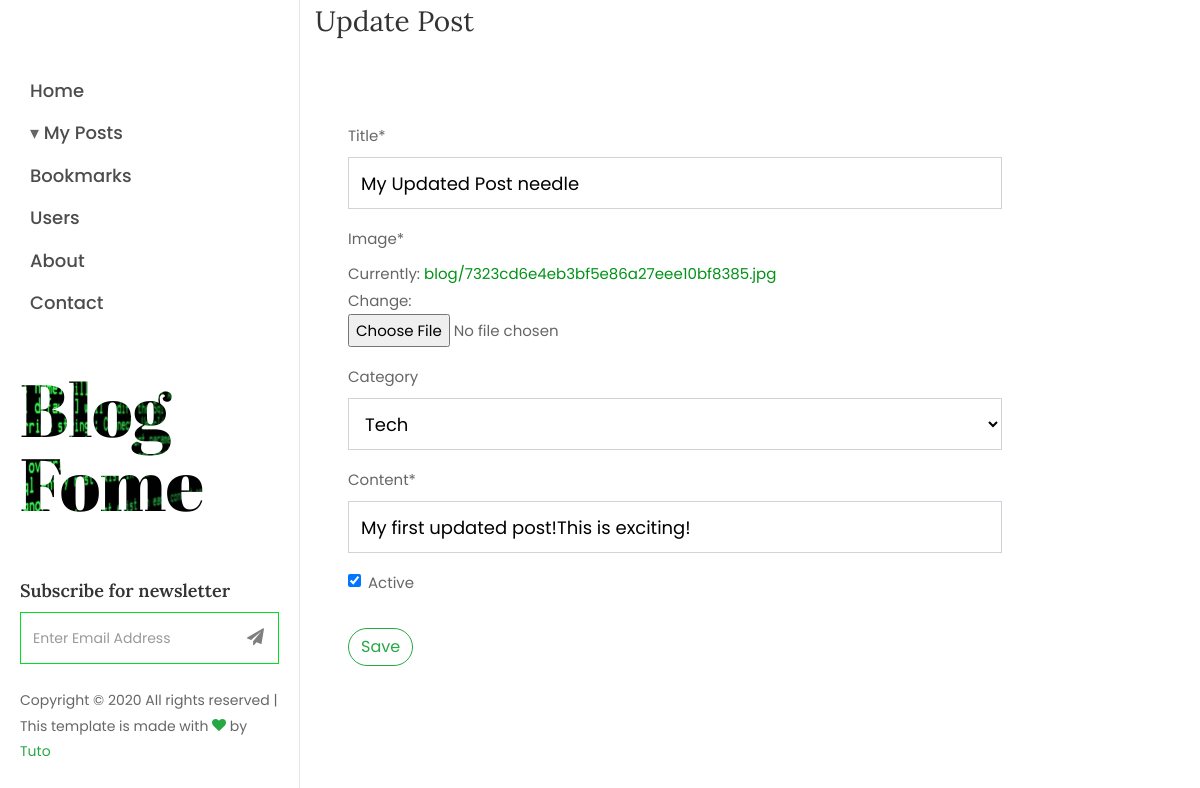
/posts/7/update/ (signed in), run on the app's committed database.
### blog/models.py (models this page shows, shortened)
class Post(models.Model):
    author = models.ForeignKey(User, on_delete=models.CASCADE, related_name='posts')
    category = models.ForeignKey(Category, on_delete=models.SET_NULL, null=True, blank=True, related_name='posts')
    title = models.CharField(max_length=255)
    image = models.ImageField(upload_to='blog/', default='default_post.jpg')
    content = models.TextField()
    created_at = models.DateTimeField(auto_now_add=True)
    is_active = models.BooleanField(default=True)
    tags = TaggableManager(blank=True)
    views = models.IntegerField(default=0)
    objects = models.Manager()
    active = ActivePostManager()

### blog/views.py (the view, shortened to what this page needs)
# urls.py: path('posts/<int:pk>/update/', PostUpdateView.as_view(), name='post_update'),
class PostUpdateView(LoginRequiredMixin, UserPassesTestMixin, UpdateView):
    model = Post
    form_class = PostForm
    def test_func(self):
        post = self.get_object()
        if self.request.user == post.author:
            return True
        return False

### blog/forms.py
class PostForm(ModelForm):
    class Meta:
        model = Post
        fields = ['title', 'image', 'category', 'content', 'tags', 'is_active']
        labels = {
            'is_active': 'Active'
        }
        widgets = {
            'content': SummernoteWidget(),
        }

### blog/models.py (called while the page is built)
    def __str__(self):
        return self.name

### blog/templatetags/user_tags.py (called while the page is built)
@register.simple_tag
def get_notification_count(user):
    if user:
        return user.notifications.filter(read=False).count()
    return 0

### blog/templates/blog/post_form.html (shortened to what this page needs)
{% extends "blog/base/base.html" %}
{% load crispy_forms_tags %}
{% block content %}
    <section class="ftco-section ftco-no-pt ftco-no-pb">
        <div class="container">
            <div class="row d-flex contact-info">
                <div class="col-md-12 mb-4">
                    <h2 class="h3">{% if post.pk %}Update{% else %}New{% endif %} Post</h2>
                </div>
            </div>
            <div class="row d-flex">
                <div class="col-lg-10 px-md-5 py-5">
                    <form method="POST" novalidate>
                        <fieldset class="form-group">
                            {{ form | crispy }}
                        </fieldset>
                        <div class="form-group">
                            <button class="btn btn-outline-success" type="submit">Save</button>
                        </div>
                    </form>
                </div>
            </div>
        </div>
    </section>
{% endblock content %}

### data on the page
Post: title "My Updated Post needle", category "Tech", content "My first updated post!This is exciting!", is_active "☑"
